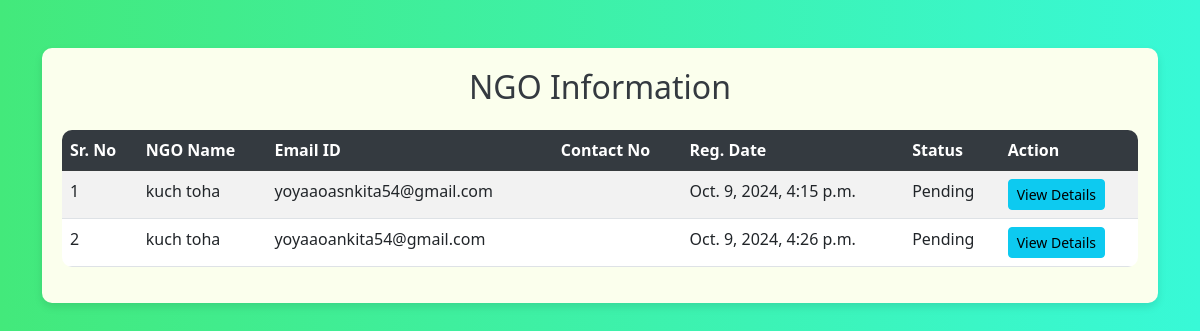
Page /new_ngo (signed in) on the committed database.
### donation/models.py (models this page shows, shortened)
class NGO(models.Model):
    user = models.ForeignKey(User,on_delete=models.CASCADE)
    contact = models.CharField(null=True, max_length=10)
    address = models.CharField(null=True, max_length=300)
    userpic = models.FileField(null=True)
    idpic = models.FileField(null=True)
    aboutme = models.CharField(null=True, max_length=300)
    status = models.CharField(max_length=20, choices=[('Pending', 'Pending'), ('Approved', 'Approved'), ('Rejected', 'Rejected')], default='Pending')
    regdate = models.DateTimeField(auto_now_add=True)
    adminremark = models.CharField(null=True, max_length=300)
    updationdate = models.DateField(null=True)
    city = models.ForeignKey(City, on_delete=models.CASCADE, null=False)
    category = models.ManyToManyField(Category, related_name='ngos')

### donation/views.py (the view)
# urls.py: path("new_ngo",new_ngo,name="new_ngo"),
def new_ngo(request):
    if not request.user.is_authenticated:
        return redirect('admin_login')
    ngo = NGO.objects.filter(status="Pending")
    return render(request,'new_ngo.html',locals())

### donation/templates/new_ngo.html (shortened to what this page needs)
<!DOCTYPE html>
<html lang="en">
<head>
    <link href="https://cdn.jsdelivr.net/npm/bootstrap@5.3.0-alpha3/dist/css/bootstrap.min.css" rel="stylesheet">
</head>
<body>
<div class="container mt-5">
    <div class="table-container">
        <h2 class="mb-4">NGO Information</h2>
        <table class="table table-striped table-hover">
            <thead class="table-dark">
                <tr>
                    <th scope="col">Sr. No</th>
                    <th scope="col">NGO Name</th>
                    <th scope="col">Email ID</th>
                    <th scope="col">Contact No</th>
                    <th scope="col">Reg. Date</th>
                    <th scope="col">Status</th>
                    <th scope="col">Action</th>
                </tr>
            </thead>
            <tbody>
                {% for i in ngo %}
                <tr>
                    <td>{{ forloop.counter }}</td>
                    <td>{{ i.user.first_name }}</td>
                    <td>{{ i.user.username }}</td>
                    <td>{{ i.contact_no }}</td>
                    <td>{{ i.regdate }}</td>
                    <td>{{ i.status }}</td>
                    <td>
                        <a href="{% url 'view_ngodetail' i.id %}" class="btn btn-info btn-sm">View Details</a>
                    </td>
                </tr>
                {% empty %}
                <tr>
                    <td colspan="7" class="text-center">No NGOs found</td>
                </tr>
                {% endfor %}
            </tbody>
        </table>
    </div>
</div>
</body>
</html>

### donation/templates/new_ngo.html (style rules this page uses)
body { background-image: linear-gradient(to right, #43e97b 0%, #38f9d7 100%); }
.table-container { background-color: rgb(251, 255, 237); padding: 20px; border-radius: 10px; box-shadow: 0 4px 8px rgba(0, 0, 0, 0.1); }
.table { border-radius: 10px; overflow: hidden; }
.table th { background-color: #343a40; color: white; }
h2 { text-align: center; color: #343a40; }

### rows in the picture
NGO: user.first_name "kuch toha", user.username "yoyaaoasnkita54@gmail.com", regdate "Oct. 9, 2024, 4:15 p.m.", status "Pending"
NGO: user.first_name "kuch toha", user.username "yoyaaoankita54@gmail.com", regdate "Oct. 9, 2024, 4:26 p.m.", status "Pending"
